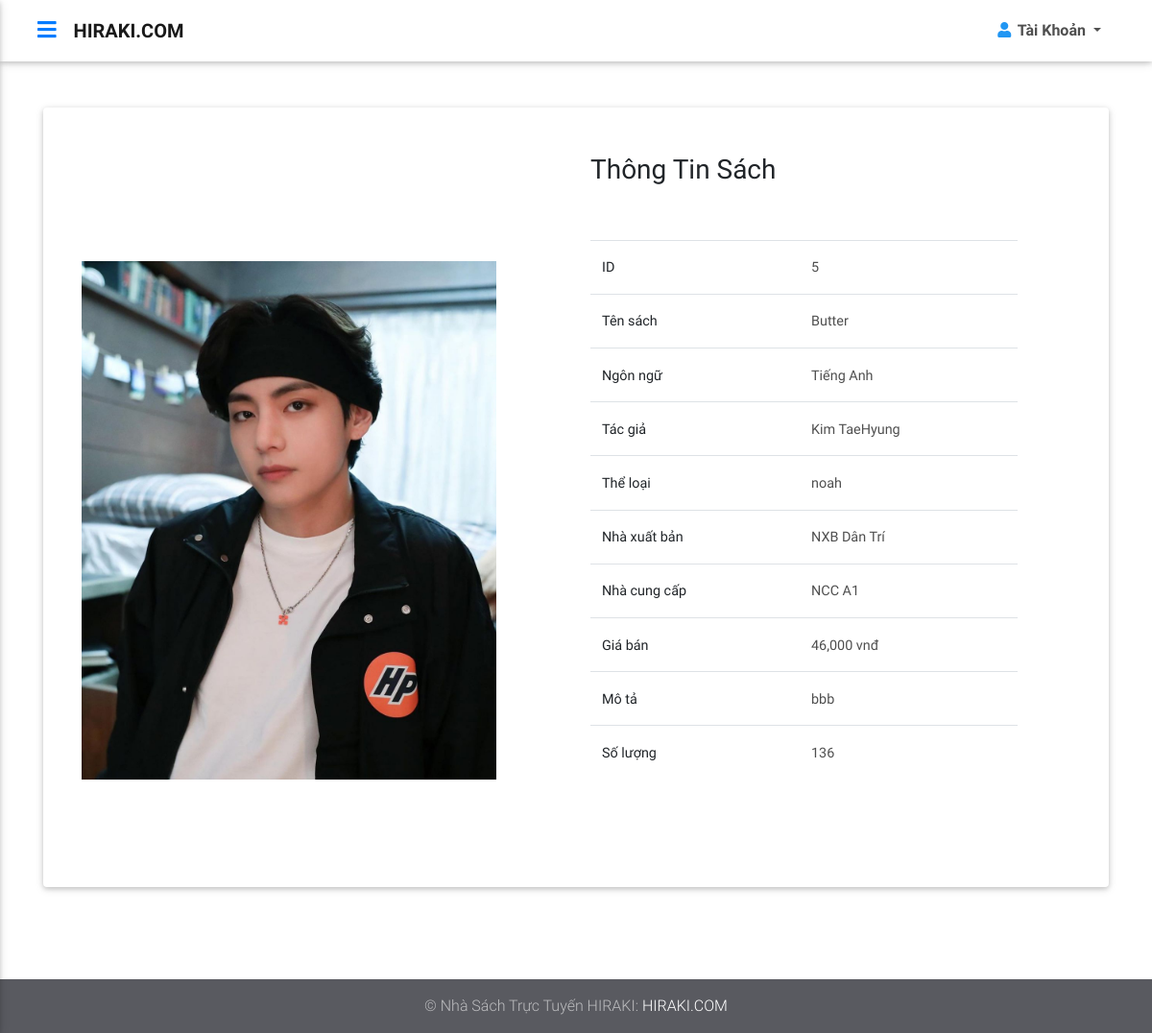
The app's page /admin/sach/thongtinsach.php?idsach=5 with its own data.
### tables this page shows
CREATE TABLE `sanpham` (
  `sp_id` int(255) NOT NULL,
  `sp_idtheloai` int(255) NOT NULL,
  `sp_idnxb` int(255) NOT NULL,
  `sp_idnn` int(255) NOT NULL,
  `sp_idncc` int(255) NOT NULL,
  `sp_idtg` int(255) NOT NULL,
  `sp_tensach` varchar(500) NOT NULL,
  `sp_gia` float NOT NULL,
  `sp_hinhanh` varchar(255) NOT NULL,
  `sp_mota` varchar(2000) DEFAULT NULL,
  `sp_soluong` int(255) NOT NULL
);

CREATE TABLE `ngon_ngu` (
  `nn_id` int(255) NOT NULL,
  `nn_ngonngu` varchar(255) NOT NULL
);

CREATE TABLE `tac_gia` (
  `tg_id` int(255) NOT NULL,
  `tg_hoten` varchar(255) NOT NULL,
  `tg_diachi` varchar(255) DEFAULT NULL
);

CREATE TABLE `the_loai` (
  `tl_id` int(255) NOT NULL,
  `tl_iddm` int(255) NOT NULL,
  `tl_tentheloai` varchar(255) NOT NULL
);

CREATE TABLE `nha_xuat_ban` (
  `nxb_id` int(255) NOT NULL,
  `nxb_ten` varchar(255) NOT NULL,
  `nxb_sdt` varchar(255) DEFAULT NULL,
  `nxb_diachi` varchar(255) DEFAULT NULL
);

CREATE TABLE `nha_cung_cap` (
  `ncc_id` int(255) NOT NULL,
  `ncc_ten` varchar(255) NOT NULL,
  `ncc_sdt` varchar(255) DEFAULT NULL,
  `ncc_diachi` varchar(255) DEFAULT NULL
);

### admin/sach/thongtinsach.php (the view, shortened to what this page needs)
<?php
require "../../db.php";
?>
<!DOCTYPE html>
<html lang="en">
<head>
    <link rel="stylesheet" href="https://use.fontawesome.com/releases/v5.11.2/css/all.css">
    <link href="../../css/bootstrap.min.css" rel="stylesheet">
    <link href="../../css/mdb.min.css" rel="stylesheet">
</head>
<body class="product-v1 hidden-sn white-skin animated white">
<header>
    <nav class="navbar fixed-top navbar-expand-lg navbar-light scrolling-navbar white">
        <div class="container">
            <div class="float-left mr-2">
                <a href="#" data-activates="slide-out" class="button-collapse">
                    <i class="fas fa-bars"></i>
                </a>
            </div>
            <a class="navbar-brand font-weight-bold" href="#">
                <strong>HIRAKI.COM</strong>
            </a>
            <div class="collapse navbar-collapse" id="navbarSupportedContent-4">
                <ul class="navbar-nav ml-auto">
                    <li class="nav-item dropdown ml-3">
                        <a class="nav-link dropdown-toggle waves-effect waves-light dark-grey-text font-weight-bold"
                           id="navbarDropdownMenuLink-4" data-toggle="dropdown" aria-haspopup="true"
                           aria-expanded="false">
                            <i class="fas fa-user blue-text"></i> Tài Khoản </a>
                    </li>
                </ul>
            </div>
        </div>
    </nav>
</header>
<div class="container mt-5 pt-3">
    <section id="productDetails" class="pb-5">
        <div class="card mt-5 hoverable">
            <div class="row mt-5">
                <div class="col-lg-6">
                    <div id="carousel-thumb" class="carousel slide carousel-fade carousel-thumbnails"
                         data-ride="carousel">
                        <div class="carousel-inner text-center text-md-left" role="listbox">
                            <div class="carousel-item active">
                                <?php
                                $id = $_GET['idsach'];
                                $sql4 = "SELECT * FROM sanpham WHERE sp_id=$id";
                                $result4 = $conn->query($sql4);
                                if ($result4->num_rows > 0) {
                                    while ($row4 = $result4->fetch_assoc()) {
                                        $img = $row4['sp_hinhanh'];
                                        echo "<img src='$img' width='80%'  style='margin: 7em 2.5em' alt='Hình ảnh sách'>";
                                    }
                                }
                                ?>
                            </div>
                        </div>
                    </div>
                </div>
                <div class="col-lg-5">
                    <h3><strong>Thông Tin Sách</strong></h3>
                    <br><br>
                    <table id="dtMaterialDesignExample" class="table">
                        <tbody>
                        <?php
                        $id = $_GET['idsach'];
                        $sql5 = "SELECT * FROM sanpham as s join the_loai as t on s.sp_idtheloai=t.tl_id
                                                            join tac_gia as tg on s.sp_idtg=tg.tg_id
                                                            join nha_xuat_ban as nxb on s.sp_idnxb=nxb.nxb_id
                                                            join nha_cung_cap as ncc on s.sp_idncc=ncc.ncc_id
                                                            join ngon_ngu as nn on s.sp_idnn=nn.nn_id
                                        WHERE sp_id=$id";
                        $result5 = $conn->query($sql5);
                        if ($result5->num_rows) {
                            while ($row4 = $result5->fetch_assoc()) {
                                echo "<tr>
                                                <th class=\"th-sm\">ID</th>
                                                <td>" . $id . "</td>
                                               </tr>";
                                echo "<tr>
                                                <th class=\"th-sm\">Tên sách</th>
                                                <td>" . $row4['sp_tensach'] . "</td>
                                               </tr>";
                                echo "<tr>
                                                <th class=\"th-sm\">Ngôn ngữ</th>
                                                <td>" . $row4['nn_ngonngu'] . "</td>
                                               </tr>";
                                echo "<tr>
                                                <th class=\"th-sm\">Tác giả</th>
                                                <td>" . $row4['tg_hoten'] . "</td>
                                               </tr>";
                                echo "<tr>
                                                <th class=\"th-sm\">Thể loại</th>
                                                <td>" . $row4['tl_tentheloai'] . "</td>
                                               </tr>";
                                echo "<tr>
                                                <th class=\"th-sm\">Nhà xuất bản</th>
                                                <td>" . $row4['nxb_ten'] . "</td>
                                               </tr>";
                                echo "<tr>
                                                <th class=\"th-sm\">Nhà cung cấp</th>
                                                <td>" . $row4['ncc_ten'] . "</td>
                                               </tr>";
                                echo "<tr>
                                                <th class=\"th-sm\">Giá bán</th>
                                                <td>" . number_format($row4['sp_gia']) . " vnđ" . "</td>
                                               </tr>";
                                echo "<tr>
                                                <th class=\"th-sm\">Mô tả</th>
                                                <td>" . $row4['sp_mota'] . "</td>
                                               </tr>";
                                echo "<tr>
                                                <th class=\"th-sm\">Số lượng</th>
                                                <td>" . $row4['sp_soluong'] . "</td>
                                               </tr>";
                            }
                        }
                        ?>
                        </tbody>
                    </table>
                </div>
            </div>
        </div>
    </section>
</div>
<footer class="page-footer pt-0 mt-5">
    <div class="footer-copyright py-3 text-center">
        <div class="container-fluid">
            © Nhà Sách Trực Tuyến HIRAKI: <a href="#" target="_blank"> HIRAKI.COM </a>
        </div>
    </div>
</footer>
</body>
</html>

### records on screen
sanpham: sp_hinhanh (picture), sp_tensach "Butter", sp_idnn.nn_ngonngu "Tiếng Anh", sp_idtg.tg_hoten "Kim TaeHyung", sp_idtheloai.tl_tentheloai "noah", sp_idnxb.nxb_ten "NXB Dân Trí", sp_idncc.ncc_ten "NCC A1", sp_gia "46,000", sp_mota "bbb", sp_soluong "136"
